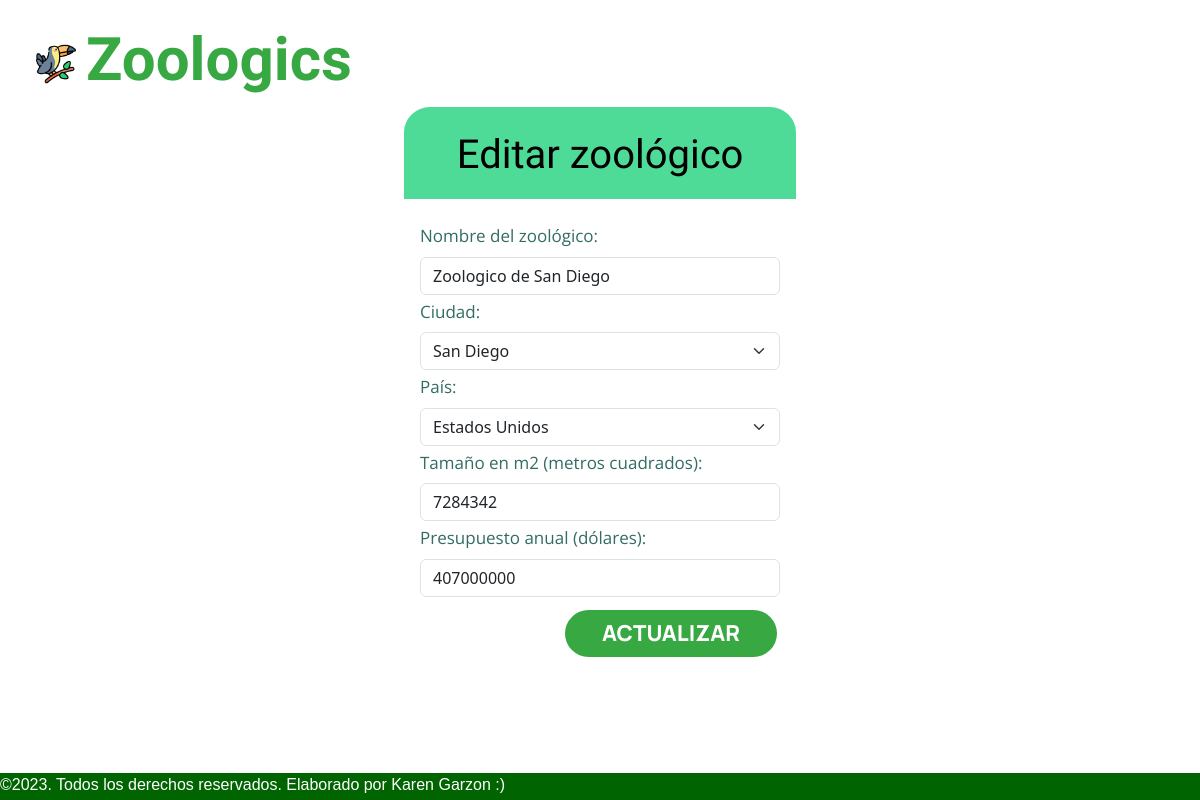
The page /Paneles/Administrador/ModificarZoo.php?ID=1 (signed in) on the database its author committed.
### tables this page shows
CREATE TABLE Zoologico(
    ID int(3) NOT NULL AUTO_INCREMENT,
    Nombre varchar(60) NOT NULL,
    ID_Ciudad int(3),
    ID_Pais int(3),
    Tamanio int(10) NOT NULL,
    Presupuesto_anual float(10) NOT NULL,
    PRIMARY KEY (ID),
    FOREIGN KEY (ID_Ciudad) REFERENCES Ciudad(ID) ON UPDATE CASCADE ON DELETE SET NULL,
    FOREIGN KEY (ID_Pais) REFERENCES Pais(ID) ON UPDATE CASCADE ON DELETE SET NULL
);

### Paneles/Administrador/ModificarZoo.php (the view, shortened to what this page needs)
<?php
    $link = conectar();
    $sqlPaises = "SELECT ID, Pais FROM Pais";
    $paises = $link->query($sqlPaises);
    $paises->data_seek(0);
    $sqlCiudades = "SELECT ID, Ciudad FROM Ciudad";
    $Ciudades = $link->query($sqlCiudades);
    $Ciudades->data_seek(0);
    $ID_u = (isset($_GET['ID'])?$_GET['ID']:"");
    $sqlSeleccionar = "SELECT * FROM Zoologico WHERE ID = $ID_u";
    $registros = $link->query($sqlSeleccionar);
?>
<!DOCTYPE html>
<html lang="es">
<head>
    <link href="https://cdn.jsdelivr.net/npm/bootstrap@5.3.2/dist/css/bootstrap.min.css"
        rel="stylesheet"
>
    <link rel="stylesheet" href="../../Estilos/Editar.css">
    <link href="https://cdn.jsdelivr.net/npm/sweetalert2@11.8.0/dist/sweetalert2.min.css" rel="stylesheet">
</head>
<body>
    <div class = "contenedor_principal">
        <div class = "logotipo">
            <img src="../../Imagenes/Iconos/tucan.png" alt="Logo" width="40px" height="40px" class="d-inline-block align-text-top">
            <h1 class="titulo_logotipo">Zoologics</h1>
        </div>
        <div class = "segundo">
            <div class="cabecera">
                <h1 class="titulo">Editar zoológico</h1>
            </div>
            <form method="POST" name = "formulario" class = "col-4 p-3 m-auto">
                <?php while ($fila = $registros->fetch_array()) { ?>
                    <div class="mb-1">
                        <label for="txtZoo" class="form-label">Nombre del zoológico: </label>
                        <input type="text" value="<?= $fila[1]; ?>" class="form-control" id="txtZoo" name="txtZoo" placeholder="Zoológico..." required>
                    </div>
                    <div class="mb-1">
                        <label for="listaCiudad" class="form-label">Ciudad: </label>
                        <select id="listaCiudad" name="listaCiudad" class="form-select" required>
                            <?php
                                while ($row_ciudad = $Ciudades->fetch_assoc()) {
                                    $selected = ($row_ciudad['ID'] == $fila[2]) ? 'selected' : '';
                            ?>
                            <option value="<?php echo $row_ciudad['ID'] ?>" <?php echo $selected; ?>>
                                <?= $row_ciudad['Ciudad'] ?>
                            </option>
                            <?php } ?>
                        </select>
                    </div>
                    <div class="mb-1">
                        <label for="listaPais" class="form-label">País: </label>
                        <select id="listaPais" name="listaPais" class="form-select" required>
                            <?php
                                while ($row_pais = $paises->fetch_assoc()) {
                                    $selected = ($row_pais['ID'] == $fila[3]) ? 'selected' : '';
                            ?>
                            <option value="<?php echo $row_pais['ID'] ?>" <?php echo $selected; ?>>
                                <?= $row_pais['Pais'] ?>
                            </option>
                            <?php } ?>
                        </select>
                    </div>
                    <div class="mb-1">
                        <label for="txtTamanio" class="form-label">Tamaño en m2 (metros cuadrados): </label>
                        <input type="number" value="<?= $fila[4]; ?>" class="form-control" id="txtTamanio" name="txtTamanio" placeholder="Tamaño en metros cuadrados..." required>
                    </div>
                    <div class="mb-1">
                        <label for="txtPresupuesto" class="form-label">Presupuesto anual (dólares): </label>
                        <input type="number" value="<?= $fila[5]; ?>" class="form-control" id="txtPresupuesto" name="txtPresupuesto" placeholder="Presupuesto..." required>
                    </div>
                <?php } ?>
                <div class="col-md-2 d-flex justify-content-between" id="boton">
                    <input type="submit" class="btn" style="background-color:#38A843" value="ACTUALIZAR" id="btnActualizar" name="btnActualizar">
                </div>
            </form>
        </div>
    </div>
    <footer>
        <p>&copy;2023. Todos los derechos reservados. Elaborado por Karen Garzon :)</p>
    </footer>
</body>
</html>

### Estilos/Editar.css (style rules this page uses)
* { margin: 0; padding: 0; box-sizing: border-box; }
body { background-image: url("../Imagenes/San Diego/Imagenes login/FondoModificar.jpg"); background-size: 100% 100%; background-repeat: no-repeat; background-position: center; background-attachment: fixed; display: flex; align-items: center; justify-content: start; }
.titulo_logotipo { color: #38A843; font-family: 'Baloo 2', sans-serif; font-size: 60px; font-style: normal; font-weight: 800; line-height: normal; }
.logotipo { display: flex; align-items: center; margin-top: 2%; margin-left: 3%; }
.logotipo img { margin-right: 10px; }
.contenedor_principal { width: 100%; height: 100%; }
.cabecera { border-radius: 30px 30px 0px 0px; border: 4px solid #FFF; background: #4EDA97; margin-left: 33.34%; width: 33.34%; height: 100px; color: #000; text-align: center; font-family: 'Baloo Bhaina 2', sans-serif; font-size: 50px; font-weight: 700; display: flex; flex-direction: column; justify-content: center; }
.cabecera h1 { margin-top: 3%; }
form { border-radius: 0px 0px 30px 30px; border: 4px solid #FFF; background: rgba(255, 255, 255, 0.74); backdrop-filter: blur(45px); }
label { color: #326C62; font-family: 'Open Sans', sans-serif; font-size: 17px; font-weight: 400; }
#btnActualizar { border-radius: 30px; color: #FFF; text-align: center; font-family: 'Manrope', sans-serif; font-size: 22px; font-weight: 800; margin-top: 15%; margin-left: 145px; padding-left: 60%; padding-right: 60%; }
footer { position: fixed; bottom: 0; background-color: #006400; width: 100%; height: 27px; }
footer p { color: #FFF; font-family: 'Jost', sans-serif; }

### rows shown on the page
zoologico: txtZoo "Zoologico de San Diego", txtTamanio "7284342", txtPresupuesto "407000000"

### other values the page prints
form field listaCiudad "San Diego"
form field listaPais "Estados Unidos"
